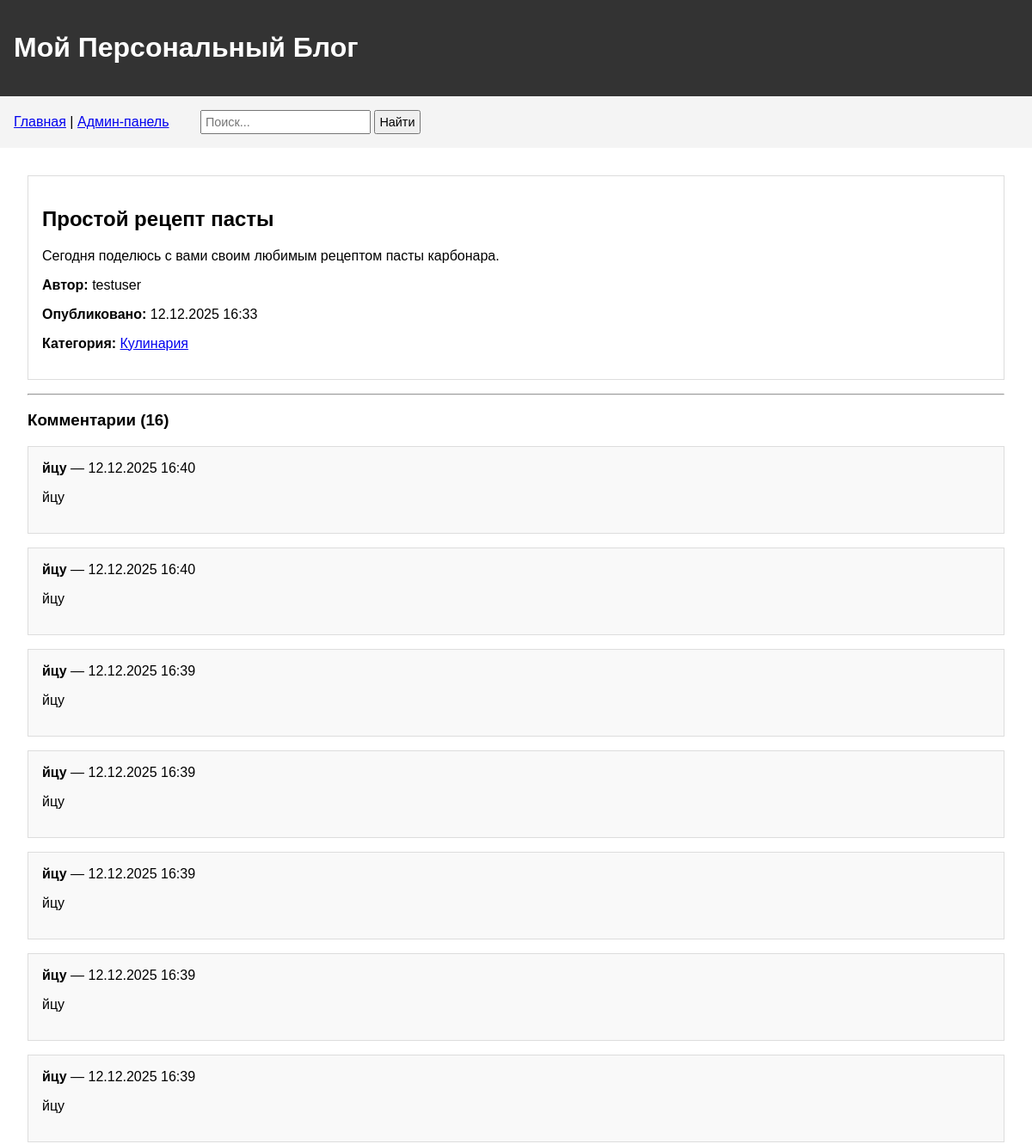
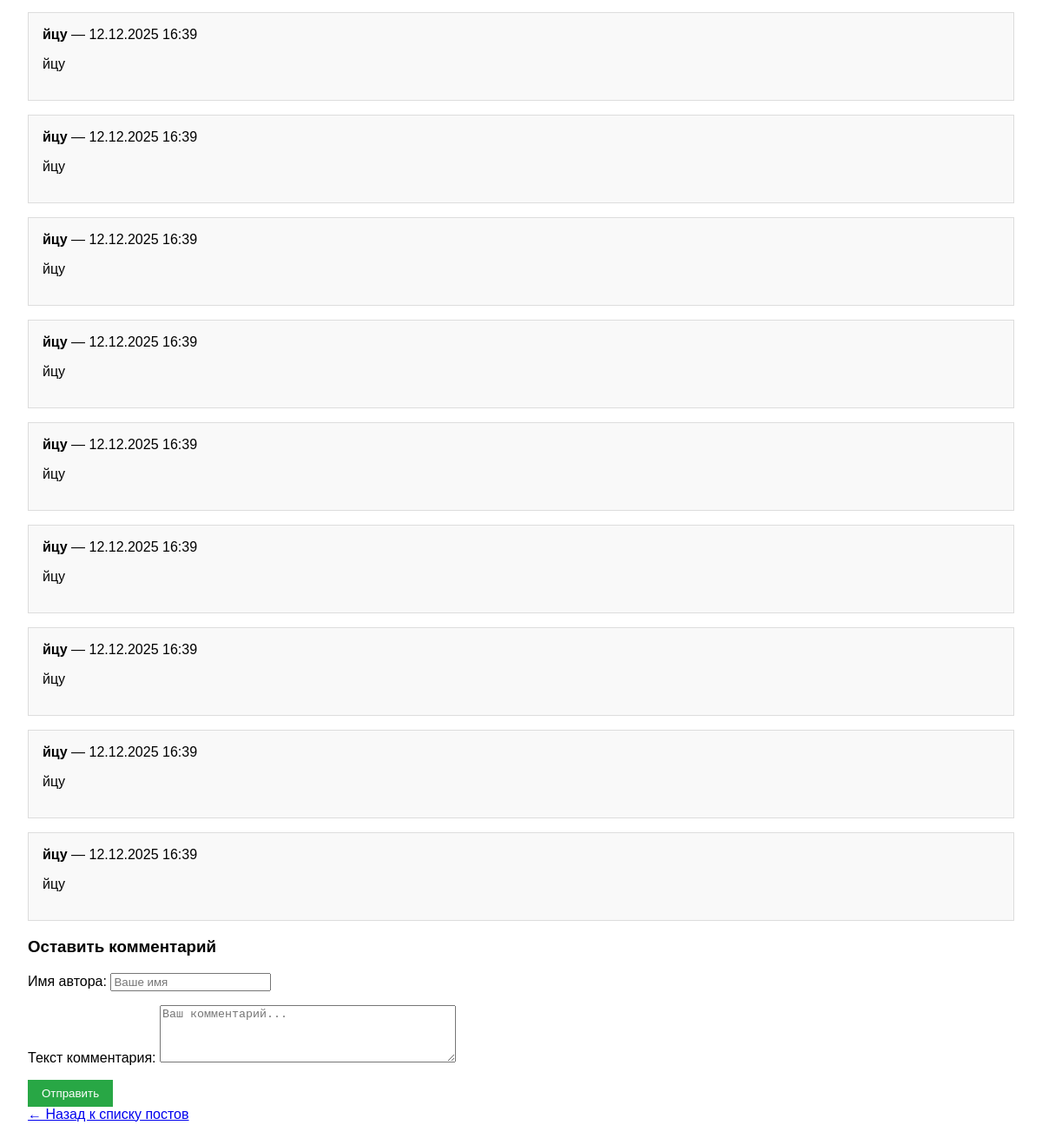
The app's page /post/18/ with its own data (2 pictures, top to bottom).
### blog/models.py (models this page shows, shortened)
class Post(models.Model):
    title = models.CharField(max_length=200, verbose_name='Заголовок')
    content = models.TextField(verbose_name='Содержание')
    created_date = models.DateTimeField(default=timezone.now, verbose_name='Дата создания')
    published_date = models.DateTimeField(blank=True, null=True, verbose_name='Дата публикации')
    author = models.ForeignKey(User, on_delete=models.CASCADE, verbose_name='Автор')
    category = models.ForeignKey(Category, on_delete=models.SET_NULL, null=True, verbose_name='Категория')
    image = models.ImageField(upload_to='post_images/', blank=True, null=True, verbose_name='Изображение')
    class Meta:
        verbose_name = 'Пост'
        verbose_name_plural = 'Посты'

class Category(models.Model):
    name = models.CharField(max_length=100, verbose_name='Название категории')
    description = models.TextField(blank=True, verbose_name='Описание')
    class Meta:
        verbose_name = 'Категория'
        verbose_name_plural = 'Категории'

class Comment(models.Model):
    post = models.ForeignKey(Post, on_delete=models.CASCADE, related_name='comments')
    author = models.CharField(max_length=100, verbose_name='Имя автора')
    text = models.TextField(verbose_name='Текст комментария')
    created_date = models.DateTimeField(default=timezone.now, verbose_name='Дата создания')
    approved = models.BooleanField(default=False, verbose_name='Одобрен')
    class Meta:
        verbose_name = 'Комментарий'
        verbose_name_plural = 'Комментарии'
        ordering = ['-created_date']

### blog/views.py (the view)
# urls.py: path('post/<int:pk>/', views.post_detail, name='post_detail'),
def post_detail(request, pk):
    post = get_object_or_404(Post, pk=pk)
    comments = post.comments.all()
    new_comment = None
    if request.method == 'POST':
        comment_form = CommentForm(data=request.POST)
        if comment_form.is_valid():
            new_comment = comment_form.save(commit=False)
            new_comment.post = post
            new_comment.approved = True
            new_comment.save()
    else:
        comment_form = CommentForm()
    return render(request, 'blog/post_detail.html', {
        'post': post,
        'comments': comments,
        'comment_form': comment_form
    })

### blog/views.py
class CommentForm(forms.ModelForm):
    class Meta:
        model = Comment
        fields = ['author', 'text']
        widgets = {
            'author': forms.TextInput(attrs={'placeholder': 'Ваше имя'}),
            'text': forms.Textarea(attrs={'placeholder': 'Ваш комментарий...', 'rows': 4}),
        }

### blog/templates/blog/post_detail.html (shortened to what this page needs)
{% extends 'blog/base.html' %}
{% block content %}
<article class="post">
    <h2>{{ post.title }}</h2>
    <p>{{ post.content|linebreaks }}</p>
    <div class="post-meta">
        <p><strong>Автор:</strong> {{ post.author }}</p>
        <p><strong>Опубликовано:</strong> {{ post.published_date|date:"d.m.Y H:i" }}</p>
        <p><strong>Категория:</strong> <a href="{% url 'category_posts' category_id=post.category.id %}">{{ post.category.name }}</a></p>
    </div>
</article>
<hr>
<h3>Комментарии ({{ comments.count }})</h3>
{% for comment in comments %}
    <div class="post" style="background: #f9f9f9; padding: 1rem; margin-bottom: 1rem;">
        <strong>{{ comment.author }}</strong> — {{ comment.created_date|date:"d.m.Y H:i" }}
        <p>{{ comment.text|linebreaks }}</p>
    </div>
{% empty %}
    <p>Нет комментариев. Будьте первым!</p>
{% endfor %}
<h3>Оставить комментарий</h3>
<form method="post">
    {{ comment_form.as_p }}
    <button type="submit" style="padding: 0.5rem 1rem; background: #28a745; color: white; border: none;">Отправить</button>
</form>
<a href="{% url 'post_list' %}">← Назад к списку постов</a>
{% endblock %}

### blog/templates/blog/base.html (style rules this page uses)
body { font-family: Arial, sans-serif; margin: 0; padding: 0; }
.post { border: 1px solid #ddd; margin-bottom: 1rem; padding: 1rem; }

### records on screen
Post: title "Простой рецепт пасты", content "Сегодня поделюсь с вами своим любимым рецептом пасты карбонара.", author "testuser", published_date "12.12.2025 16:33", category.name "Кулинария", count "16"
Comment: author "йцу", created_date "12.12.2025 16:40", text "йцу"
Comment: author "йцу", created_date "12.12.2025 16:40", text "йцу"
Comment: author "йцу", created_date "12.12.2025 16:39", text "йцу"
Comment: author "йцу", created_date "12.12.2025 16:39", text "йцу"
Comment: author "йцу", created_date "12.12.2025 16:39", text "йцу"
Comment: author "йцу", created_date "12.12.2025 16:39", text "йцу"
Comment: author "йцу", created_date "12.12.2025 16:39", text "йцу"
Comment: author "йцу", created_date "12.12.2025 16:39", text "йцу"
Comment: author "йцу", created_date "12.12.2025 16:39", text "йцу"
Comment: author "йцу", created_date "12.12.2025 16:39", text "йцу"
Comment: author "йцу", created_date "12.12.2025 16:39", text "йцу"
Comment: author "йцу", created_date "12.12.2025 16:39", text "йцу"
Comment: author "йцу", created_date "12.12.2025 16:39", text "йцу"
Comment: author "йцу", created_date "12.12.2025 16:39", text "йцу"
Comment: author "йцу", created_date "12.12.2025 16:39", text "йцу"
Comment: author "йцу", created_date "12.12.2025 16:39", text "йцу"
